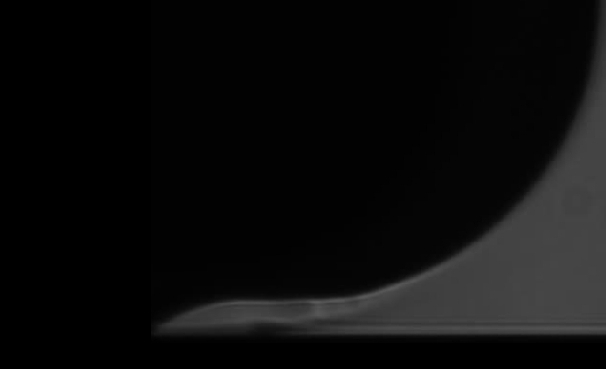
#> input picture Data/rcphoto1810um21psi_2019.jpg, 606 x 369 px
$ python PlotOfDigitization.py
#> lines starting #> are read from the running program, lines starting #| are printed output that depends on the picture
import cv2
import numpy as np
import matplotlib.pyplot as plt
from numpy.core.function_base import linspace

X = [473, 466, 473, 473, 473, 473, 473, 472, 465, 462, 458, 458, 457, 455, 454, 450, 448, 446, 444, 442, 441, 439, 437, 434, 433, 430, 428, 425, 423, 420, 418, 414, 411, 409, 407, 406, 401, 399, 396, 392, 387, 385, 383, 380, 377, 374, 369, 364, 368, 373, 375, 374, 372, 368, 369, 367, 366, 364, 363, 360, 359, 357, 354, 345]
Y = [252, 253, 254, 255, 256, 257, 258, 259, 260, 261, 262, 263, 264, 265, 266, 267, 268, 269, 270, 271, 272, 273, 274, 275, 276, 277, 278, 279, 280, 281, 282, 283, 284, 285, 286, 287, 288, 289, 290, 291, 292, 293, 294, 295, 296, 297, 298, 299, 300, 301, 302, 303, 304, 305, 306, 307, 308, 309, 310, 311, 312, 313, 314, 315]

rawimg = cv2.imread('Data/rcphoto1810um21psi_2019.jpg')
#> rawimg is the input picture: shape (369, 606, 3); min 0, max 90, mean 12.2
plt.imshow(rawimg)
plt.xlabel('X-pixels')
plt.ylabel('Y-pixels')
plt.title('Edge Detection (in blue)')
plt.plot(X,Y)
plt.show()
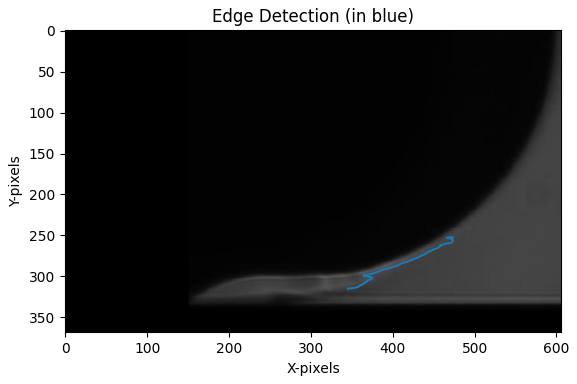
#> figure drawn by matplotlib, 1 panel

$ run again, with Data/rcphoto1810um24psi_2019.jpg copied over Data/rcphoto1810um21psi_2019.jpg
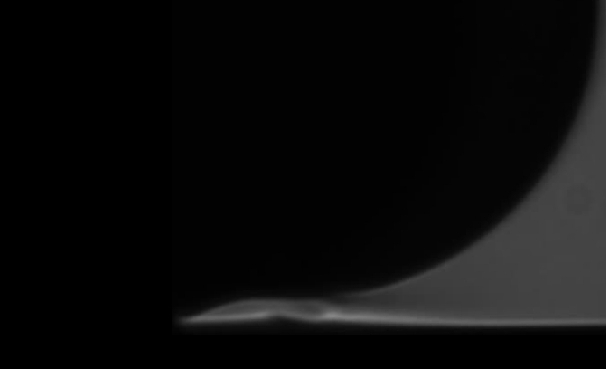
#> input picture Data/rcphoto1810um24psi_2019.jpg, 606 x 369 px
#> rawimg is the input picture: shape (369, 606, 3); min 0, max 132, mean 11.2
#> `plt.show()`:
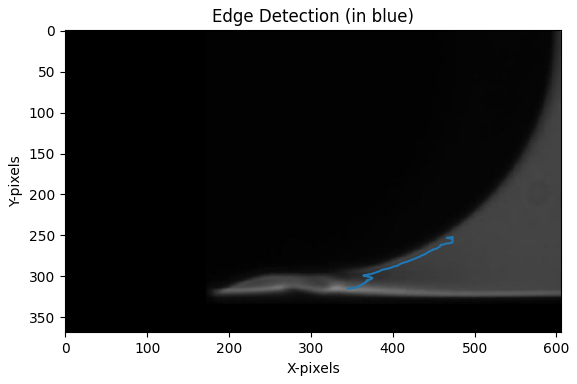
#> figure drawn by matplotlib, 1 panel
